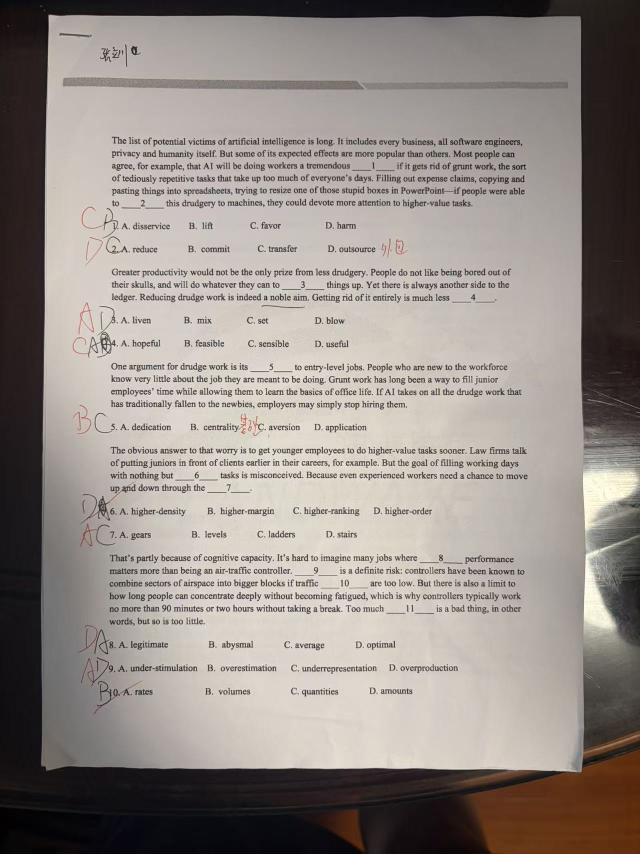
#> input picture demo/landa/page_1.jpg, 1280 x 1707 px, found by its file name (shown at 1/2 size)
$ python verify-hypotheses-v2.py
#> lines starting #> are read from the running program, lines starting #| are printed output that depends on the picture; after the words box and inside, x2 and y2 are one past the last pixel; in counts of white or black regions, pixels touching at a corner belong together
#!/usr/bin/env python3
"""
假设验证 v2: 精确的红笔符号检测
改进: 面积过滤、位置上下文、多特征分类
"""
import cv2
import numpy as np
import json
import os

IMAGE_PATH = '/app/data/papers/4a96c145/page_1.jpg'
OUTPUT_DIR = '/home/node/.openclaw/workspace/www/gaozhong.online/output/hypothesis-verify'
os.makedirs(OUTPUT_DIR, exist_ok=True)

def hsv_separate_red(img):
    """HSV 红色分离 - 宽松但会后续过滤"""
    hsv = cv2.cvtColor(img, cv2.COLOR_BGR2HSV)
    m1 = cv2.inRange(hsv, np.array([0, 30, 30]), np.array([15, 255, 255]))
    m2 = cv2.inRange(hsv, np.array([150, 30, 30]), np.array([180, 255, 255]))
    return cv2.bitwise_or(m1, m2)

def classify_symbol_v2(contour):
    """改进的分类器：使用更多几何特征"""
    x, y, w, h = cv2.boundingRect(contour)
    area = cv2.contourArea(contour)
    peri = cv2.arcLength(contour, True)

    if area < 40 or area > 3000:
        return None, 0, {}

    # 最小外接矩形
    rect = cv2.minAreaRect(contour)
    rw, rh = rect[1]
    if rw == 0 or rh == 0:
        return None, 0, {}

    # 特征
    aspect = max(rw, rh) / max(min(rw, rh), 1)
    bbox_area = w * h
    fill_ratio = area / bbox_area if bbox_area > 0 else 0
    extent = area / (rw * rh) if rw * rh > 0 else 0  # 轮廓面积 / 旋转矩形面积
    solidity = area / cv2.contourArea(cv2.convexHull(contour)) if cv2.contourArea(cv2.convexHull(contour)) > 0 else 0

    # 圆形度
    circularity = 4 * np.pi * area / (peri * peri) if peri > 0 else 0

    # 凸包缺陷
    hull = cv2.convexHull(contour, returnPoints=False)
    defects = None
    try:
        defects = cv2.convexityDefects(contour, hull)
    except:
        pass

    num_defects = 0
    max_depth = 0
    if defects is not None and len(defects) > 0:
        num_defects = len(defects)
        for d in defects:
            _, _, _, depth = d[0]
            if depth / 256.0 > max_depth:
                max_depth = depth / 256.0

    features = {
        'area': int(area), 'aspect': round(aspect, 2),
        'fill_ratio': round(fill_ratio, 3), 'extent': round(extent, 3),
        'solidity': round(solidity, 3), 'circularity': round(circularity, 3),
        'defects': num_defects, 'max_depth': round(max_depth, 3)
    }

    # === 排除规则 ===
    # 长条状 → 下划线/删除线
    if aspect > 5 and fill_ratio < 0.3:
        return 'underline', 0, features
    if aspect > 4 and area < 150:
        return 'underline', 0, features

    # 高度圆形 → 圈/O 符号
    if circularity > 0.7 and aspect < 1.5:
        return 'circle', 0, features

    # 太扁或太窄
    if aspect > 4:
        return 'line', 0, features

    # === 分类逻辑 ===
    cross_score = 0
    check_score = 0

    # ✗ 线索：两个笔画交叉 → 低填充率 + 凸包缺陷
    if fill_ratio < 0.25:
        cross_score += 3
    if num_defects >= 3:
        cross_score += 3
    if max_depth > 0.25:
        cross_score += 2
    if solidity < 0.7:
        cross_score += 2
    if 0.7 < aspect < 2.5 and fill_ratio < 0.22:
        cross_score += 2

    # ✓ 线索：单笔画弯曲 → 较高填充率 + 细长
    if fill_ratio > 0.18:
        check_score += 2
    if 1.5 < aspect < 4.0:
        check_score += 2
    if solidity > 0.65:
        check_score += 2
    if num_defects <= 2:
        check_score += 1
    if extent > 0.4:
        check_score += 1

    # 决策
    if cross_score >= 5 and cross_score > check_score:
        return 'cross', cross_score, features
    elif check_score >= 5 and check_score > cross_score:
        return 'check', check_score, features
    elif cross_score >= 3 or check_score >= 3:
        return 'uncertain', min(cross_score, check_score), features
    else:
        return None, 0, features

def detect_symbols(red_mask, min_area=40, max_area=3000):
    """检测并分类红笔符号"""
    # 形态学：闭运算连接断笔
    kernel = cv2.getStructuringElement(cv2.MORPH_ELLIPSE, (3, 3))
    closed = cv2.morphologyEx(red_mask, cv2.MORPH_CLOSE, kernel)

    contours, _ = cv2.findContours(closed, cv2.RETR_EXTERNAL, cv2.CHAIN_APPROX_SIMPLE)

    symbols = []
    for c in contours:
        x, y, w, h = cv2.boundingRect(c)
        area = cv2.contourArea(c)

        if area < min_area or area > max_area:
            continue

        sym_type, conf, feats = classify_symbol_v2(c)
        if sym_type in ('cross', 'check', 'uncertain'):
            symbols.append({
                'type': sym_type,
                'confidence': conf,
                'x': int(x), 'y': int(y), 'w': int(w), 'h': int(h),
                'area': int(area),
                'cx': int(x + w//2), 'cy': int(y + h//2),
                'features': feats
            })

    return symbols, closed

def find_option_regions(img):
    """用 OCR 思路找选项 A/B/C/D 区域（通过印刷体识别间接定位）"""
    # 简单方法：在图片上找 "A. " "B. " "C. " "D. " 文本区域
    # 这里使用 PaddleOCR 的替代方案：用像素密度寻找文本块
    gray = cv2.cvtColor(img, cv2.COLOR_BGR2GRAY)
    _, binary = cv2.threshold(gray, 0, 255, cv2.THRESH_BINARY_INV + cv2.THRESH_OTSU)

    # 找到所有文本块的轮廓
    contours, _ = cv2.findContours(binary, cv2.RETR_EXTERNAL, cv2.CHAIN_APPROX_SIMPLE)

    # 筛选小轮廓（单个字母/数字大小的区域）
    text_regions = []
    for c in contours:
        x, y, w, h = cv2.boundingRect(c)
        area = cv2.contourArea(c)
        if 30 < area < 500 and 5 < w < 50 and 5 < h < 50:
            text_regions.append((x, y, w, h))

    return text_regions

def match_symbols_to_options(symbols, text_regions, distance_threshold=50):
    """将红笔符号匹配到最近的选项区域"""
    matched = []
    for sym in symbols:
        sx, sy = sym['cx'], sym['cy']
        nearest = None
        nearest_dist = distance_threshold

        for (tx, ty, tw, th) in text_regions:
            tcx, tcy = tx + tw//2, ty + th//2
            dist = np.sqrt((sx - tcx)**2 + (sy - tcy)**2)
            if dist < nearest_dist:
                nearest_dist = dist
                nearest = (tcx, tcy)

        sym['nearest_text'] = nearest
        sym['text_distance'] = round(nearest_dist, 1) if nearest else None
        matched.append(sym)

    return matched

def main():
    print('=' * 60)
    print('  假设验证 v2: 精确红笔符号检测')
    print('  试卷: yingyu34')
    print('=' * 60)

    img = cv2.imread(IMAGE_PATH)
#> img is the input picture: shape (1707, 1280, 3); mean B, G, R 135.8, 141.3, 148.9
    h, w = img.shape[:2]
    print(f'\n📷 图片: {w}×{h}')
#| 📷 图片: 1280×1707

    # 步骤1: HSV 分离
    red_mask = hsv_separate_red(img)
#> in hsv_separate_red, `m1 = cv2.inRange(hsv, np.array([0, 30, 30]), np.array([15, 255, 255]))`:
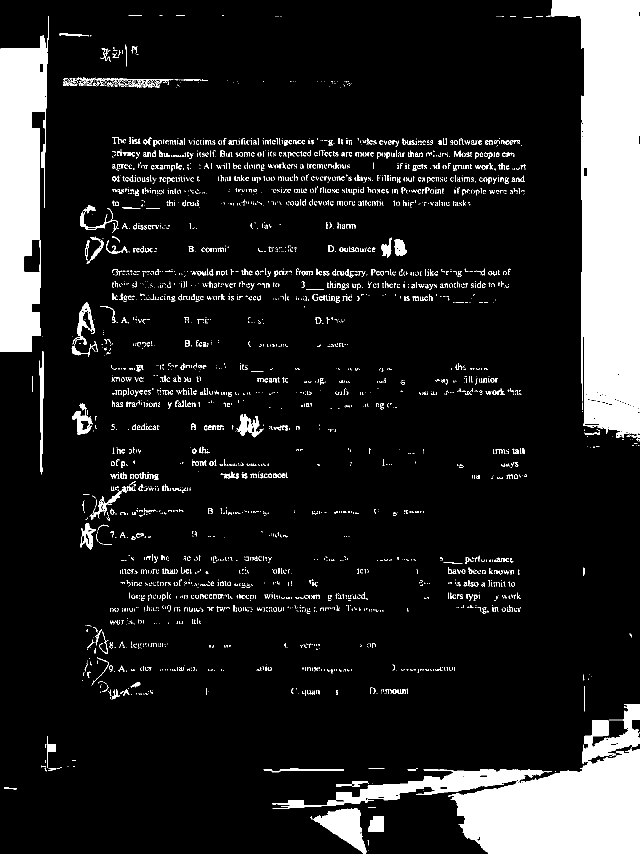
#> m1: shape (1707, 1280) (shown at 1/2 size); 12.7% white; 3161 white regions (2495 under 20 px), largest, box (x1, y1, x2, y2) and area: (1103, 0, 1280, 875) 100774, (545, 1408, 1280, 1707) 73236, (0, 32, 97, 704) 48575
#> in hsv_separate_red, `return cv2.bitwise_or(m1, m2)`:
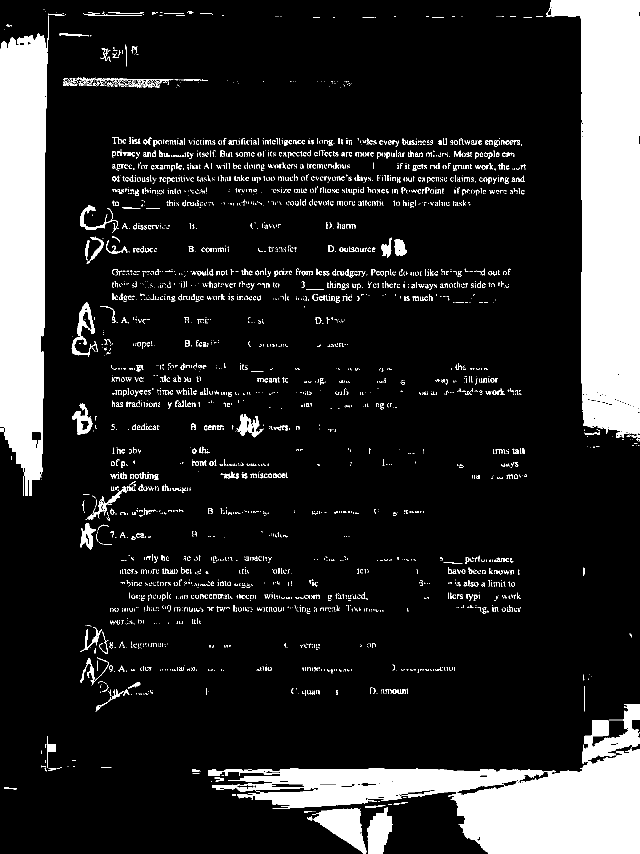
#> returned value: shape (1707, 1280) (shown at 1/2 size); 15% white; 3193 white regions (2500 under 20 px), largest, box (x1, y1, x2, y2) and area: (1092, 0, 1280, 875) 101891, (416, 1408, 1280, 1707) 91452, (0, 32, 97, 992) 75496
    red_px = cv2.countNonZero(red_mask)
#> red_px = 326848
    print(f'红笔像素: {red_px} ({100*red_px/(w*h):.1f}%)')
#| 红笔像素: 326848 (15.0%)

    # 步骤2: 符号检测
    symbols, cleaned = detect_symbols(red_mask)
#> in detect_symbols, `closed = cv2.morphologyEx(red_mask, cv2.MORPH_CLOSE, kernel)`:
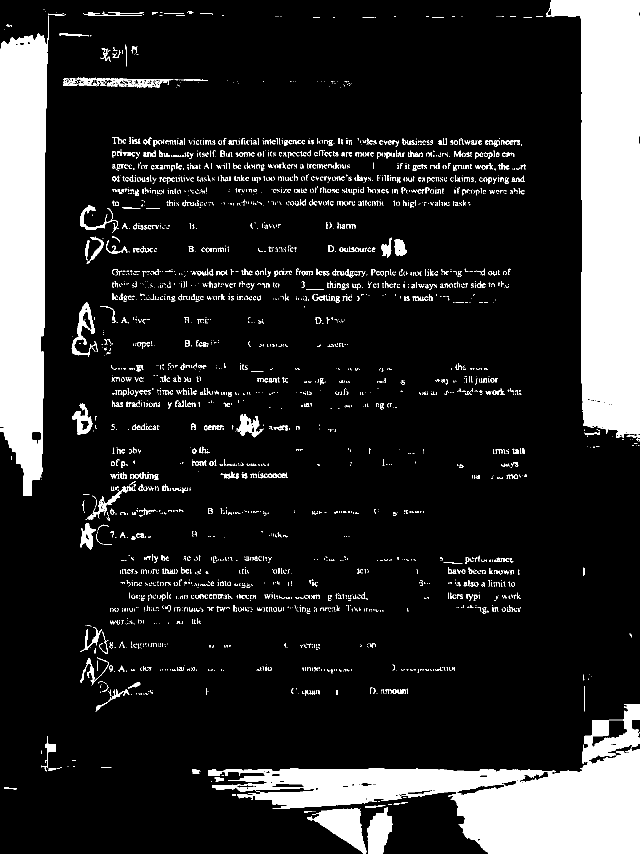
#> closed: shape (1707, 1280) (shown at 1/2 size); 15.3% white; 2666 white regions (1984 under 20 px)
#> in detect_symbols, `contours, _ = cv2.findContours(closed, cv2.RETR_EXTERNAL, cv2.CHAIN_AP..`: contours = 2662 contours, 2365 with area under 20; largest, box (x1, y1, x2, y2) and area: (1092, 0, 1280, 876) 101676, (416, 1408, 1280, 1707) 93114, (0, 32, 97, 992) 75185, (614, 1616, 733, 1707) 4873, (734, 1615, 786, 1707) 3018
#> the loop in detect_symbols, `for c in contours:` made 2662 passes
#> conf on passes 76, 88, 170: 10, 7, 8
#> after the loop in detect_symbols, `for c in contours:`: symbols = 115 items
#> symbols = 115 items

    crosses = [s for s in symbols if s['type'] == 'cross']
#> crosses = 79 items
    checks = [s for s in symbols if s['type'] == 'check']
#> checks = 22 items
    uncertain = [s for s in symbols if s['type'] == 'uncertain']
#> uncertain = 14 items

    print(f'\n检测结果:')
    print(f'  ✗ cross:     {len(crosses)}')
#|   ✗ cross:     79
    print(f'  ✓ check:     {len(checks)}')
#|   ✓ check:     22
    print(f'  ? uncertain: {len(uncertain)}')
#|   ? uncertain: 14
    print(f'  总计:        {len(symbols)}')
#|   总计:        115

    # 步骤3: 找选项区域
    text_regions = find_option_regions(img)
#> in find_option_regions, `_, binary = cv2.threshold(gray, 0, 255, cv2.THRESH_BINARY_INV + cv2.TH..`:
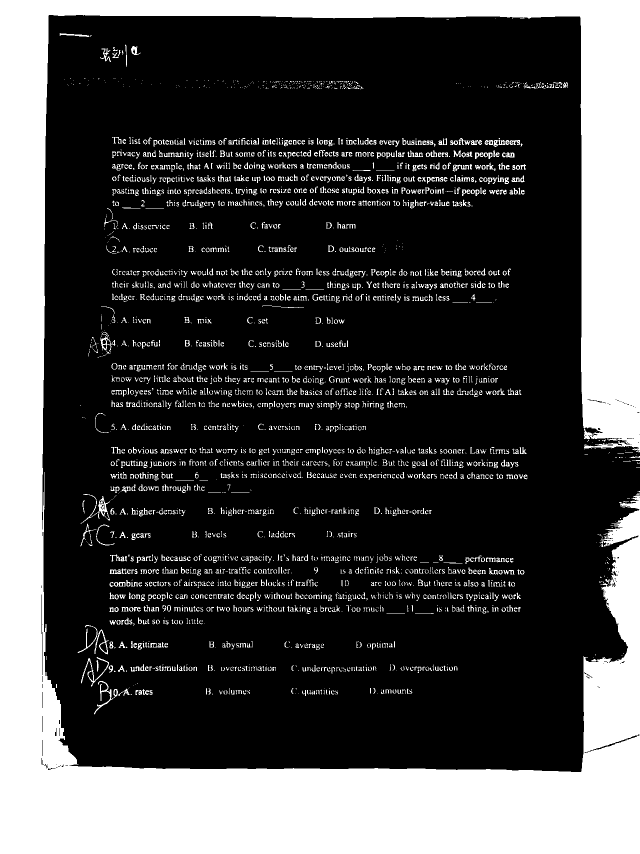
#> binary: shape (1707, 1280) (shown at 1/2 size); 28.2% white; 3049 white regions (1375 under 20 px)
#> in find_option_regions, `contours, _ = cv2.findContours(binary, cv2.RETR_EXTERNAL, cv2.CHAIN_AP..`: contours = 3047 contours, 2327 with area under 20; largest, box (x1, y1, x2, y2) and area: (0, 0, 1280, 1707) 534348, (161, 988, 220, 1048) 547, (162, 1314, 218, 1373) 392, (189, 1259, 218, 1309) 364, (188, 1362, 236, 1429) 344
#> the loop in find_option_regions, `for c in contours:` made 3047 passes
#> c on passes 2 to 4: [[671, 1387], [671, 1388], [672, 1388]], [[596, 1387]], [[591, 1387]]
    symbols_matched = match_symbols_to_options(symbols, text_regions)
#> the loop in match_symbols_to_options, `for sym in symbols:` made 115 passes

    near_option = [s for s in symbols_matched if s['text_distance'] is not None and s['text_distance'] < 30]
    print(f'\n距选项文字 <30px 的符号: {len(near_option)}')
#| 距选项文字 <30px 的符号: 93

    # 详细列出
    print('\n--- ✗ cross 列表 ---')
    for i, s in enumerate(crosses):
        f = s['features']
        near = f" 距文字{s['text_distance']}px" if s['text_distance'] else ''
        print(f"  X{i+1}: ({s['cx']:4d},{s['cy']:4d}) {s['w']:2d}×{s['h']:2d} "
              f"area={s['area']:4d} fill={f['fill_ratio']:.2f} def={f['defects']} "
              f"depth={f['max_depth']:.2f} sol={f['solidity']:.2f}{near}")
#> this loop made 79 passes
#|   X1: (  97,1508) 30×70 area= 347 fill=0.17 def=5 depth=13.69 sol=0.31
#|   X2: ( 225,1401) 68×46 area= 238 fill=0.08 def=6 depth=11.22 sol=0.21 距文字27.8px
#|   X3: ( 189,1343) 57×56 area= 352 fill=0.11 def=11 depth=46.62 sol=0.18 距文字32.6px
#|   X4: ( 207,1285) 19×45 area=  41 fill=0.05 def=7 depth=19.64 sol=0.08 距文字16.8px
#|   X5: ( 182,1279) 44×50 area= 312 fill=0.14 def=8 depth=34.47 sol=0.26 距文字42.4px
#> (further printed lines are left out)

    print('\n--- ✓ check 列表 ---')
    for i, s in enumerate(checks):
        f = s['features']
        near = f" 距文字{s['text_distance']}px" if s['text_distance'] else ''
        print(f"  V{i+1}: ({s['cx']:4d},{s['cy']:4d}) {s['w']:2d}×{s['h']:2d} "
              f"area={s['area']:4d} fill={f['fill_ratio']:.2f} def={f['defects']} "
              f"depth={f['max_depth']:.2f} sol={f['solidity']:.2f}{near}")
#> this loop made 22 passes

    # 生成标注图
    annotated = img.copy()
    for s in crosses:
        cv2.rectangle(annotated, (s['x'], s['y']), (s['x']+s['w'], s['y']+s['h']), (0, 0, 255), 2)
        cv2.putText(annotated, f"X{crosses.index(s)+1}", (s['x']-5, max(s['y']-5, 10)),
                    cv2.FONT_HERSHEY_SIMPLEX, 0.35, (0, 0, 255), 1)
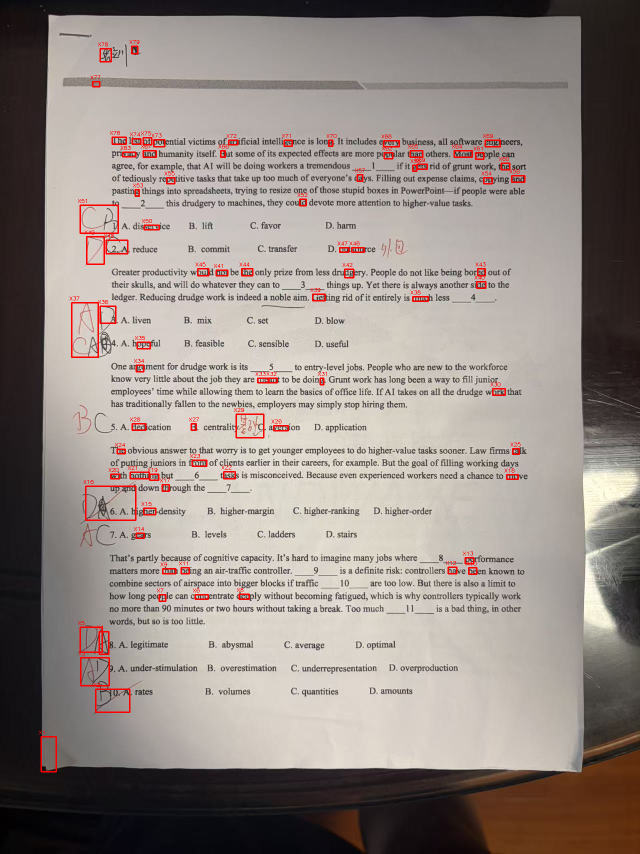
#> annotated: shape (1707, 1280, 3) (shown at 1/2 size); 1.09% of pixels changed, all inside (x1, y1, x2, y2) = (78, 80, 1051, 1545)
    for s in checks:
        cv2.rectangle(annotated, (s['x'], s['y']), (s['x']+s['w'], s['y']+s['h']), (0, 255, 0), 2)
        cv2.putText(annotated, f"V{checks.index(s)+1}", (s['x']-5, max(s['y']-5, 10)),
                    cv2.FONT_HERSHEY_SIMPLEX, 0.35, (0, 255, 0), 1)
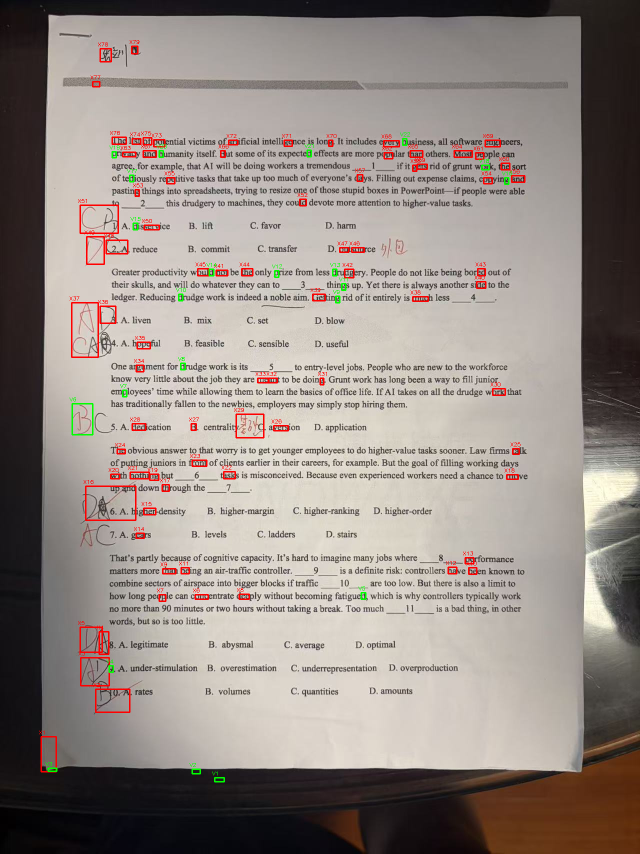
#> annotated: shape (1707, 1280, 3) (shown at 1/2 size); 0.19% of pixels changed, all inside (x1, y1, x2, y2) = (91, 265, 1024, 1565)
    for s in uncertain:
        cv2.rectangle(annotated, (s['x'], s['y']), (s['x']+s['w'], s['y']+s['h']), (255, 200, 0), 2)
#> this loop made 14 passes
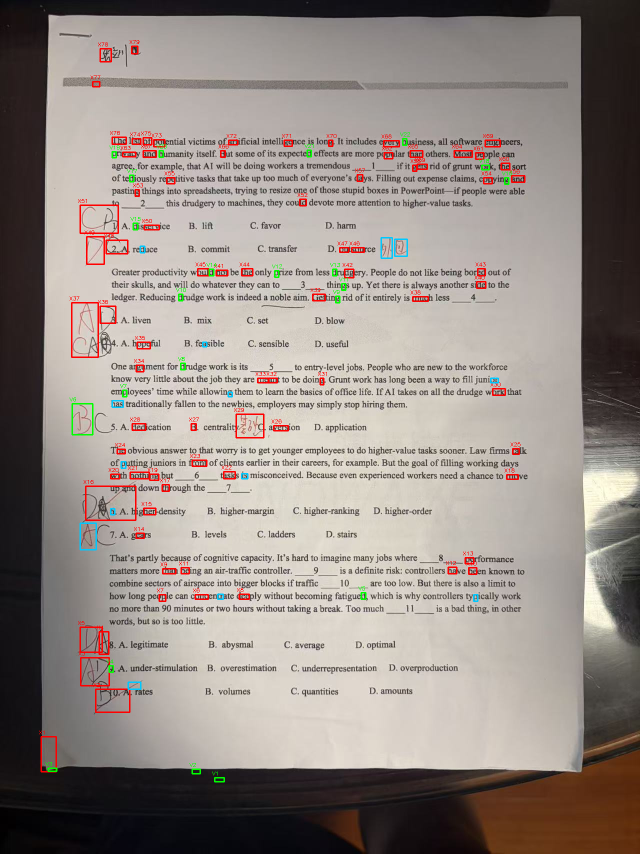
#> annotated: shape (1707, 1280, 3) (shown at 1/2 size); 0.13% of pixels changed, all inside (x1, y1, x2, y2) = (159, 474, 998, 1380)

    cv2.imwrite(os.path.join(OUTPUT_DIR, '5_symbols_v2.jpg'), annotated)
    print(f'\n💾 标注图: {OUTPUT_DIR}/5_symbols_v2.jpg')

    # 保存结果
    result = {
        'image_size': f'{w}x{h}',
        'red_px_pct': round(100*red_px/(w*h), 1),
        'crosses': len(crosses), 'checks': len(checks), 'uncertain': len(uncertain),
        'cross_list': [{k: v for k, v in s.items() if k != 'features'} for s in crosses],
        'check_list': [{k: v for k, v in s.items() if k != 'features'} for s in checks],
        'uncertain_list': [{k: v for k, v in s.items() if k != 'features'} for s in uncertain]
    }
    with open(os.path.join(OUTPUT_DIR, 'verify-v2.json'), 'w') as f:
        json.dump(result, f, indent=2, ensure_ascii=False)

if __name__ == '__main__':
    main()
